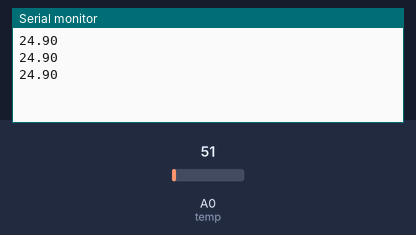
Simulated run of this sketch. Board: Arduino Uno, built with avr-gcc and run on an emulated ATmega328P. On the bench: the last lines printed to the serial monitor. Inputs (shaded band) come from the test bench; at power-on: A0 (temp) = 51.

Above: at 1.3 s.
1.4 s: A0 (temp) set to 61
At 1.9 s:
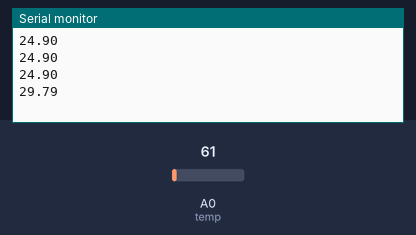
2.9 s: A0 (temp) set to 71
At 3.4 s:
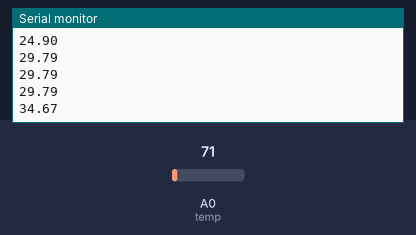
Timing chart, 0 to 5.9 s (numbered marks = the images above; inputs shaded):
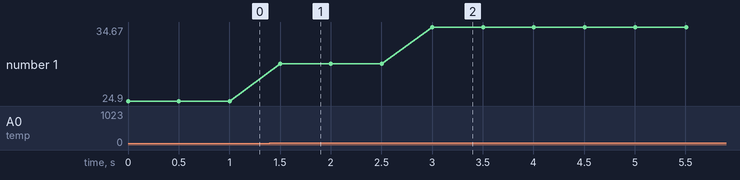

The sketch:

temp_sensor.ino
```cpp
int temp = A0;

void setup()
{
 Serial.begin(9600);
 pinMode(temp,INPUT);

}

void loop()
{
 float value = analogRead(temp);
 value= value*0.48828125;//value in degree celcius
 Serial.println(value);
 delay(500);

}
```

Measured:
- after the input at 1.4 s, the serial monitor: prints a new line after 0.10 s (image 1)
- after the input at 2.9 s, the serial monitor: prints a new line after 0.10 s (image 2)
- plotted number 1: 24.9 → 29.79 after the input at 1.4 s, 29.79 → 34.67 after the input at 2.9 s
